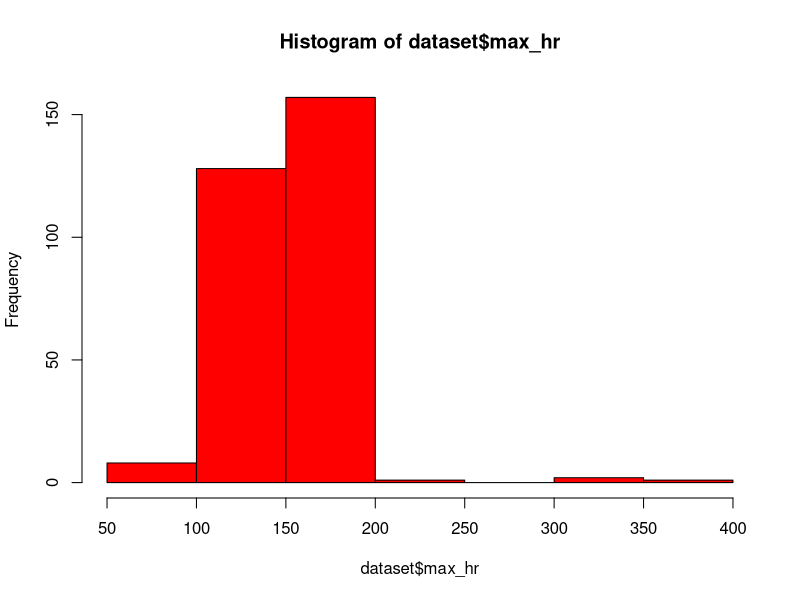
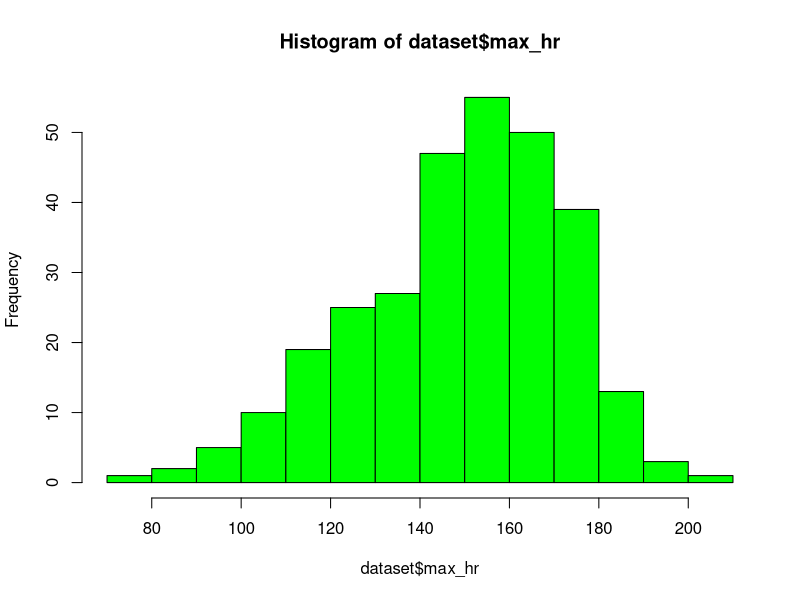
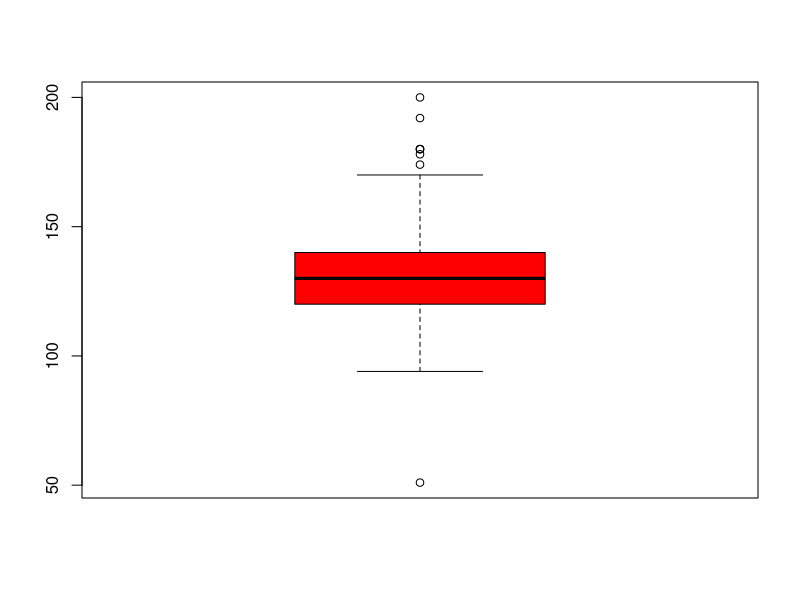
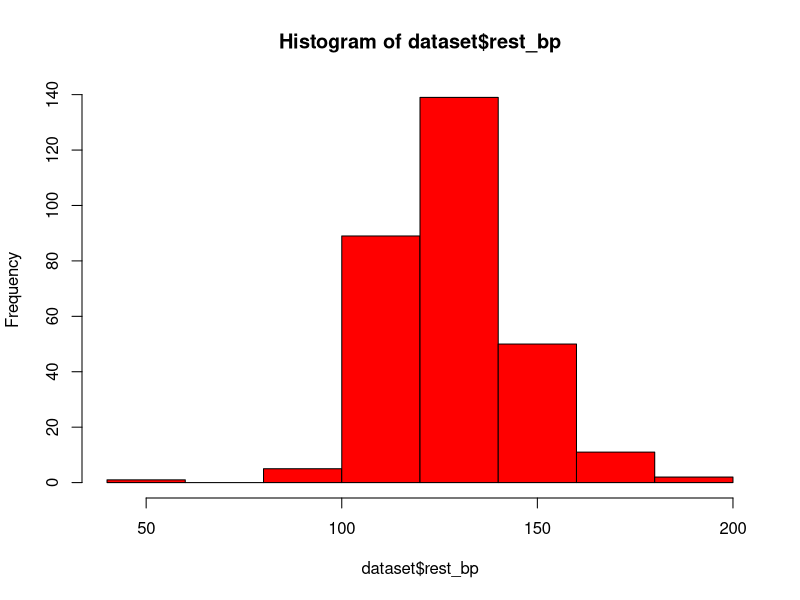
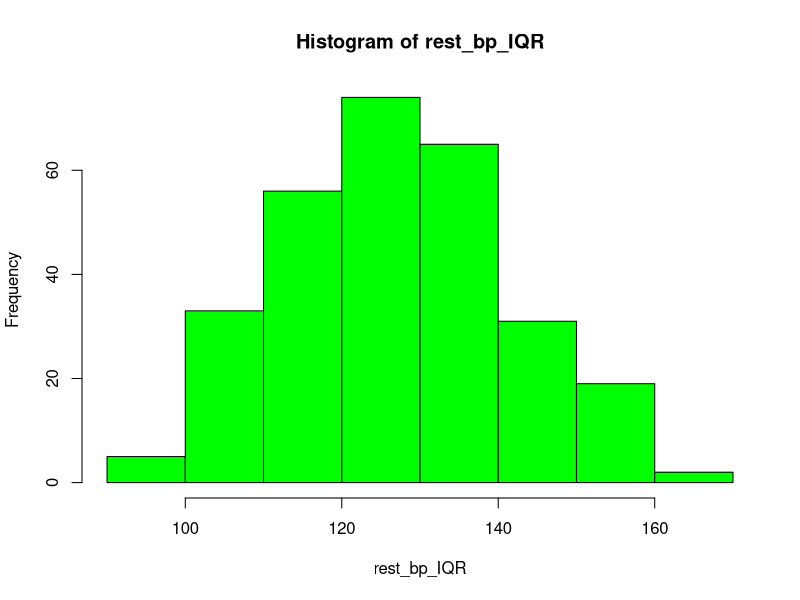
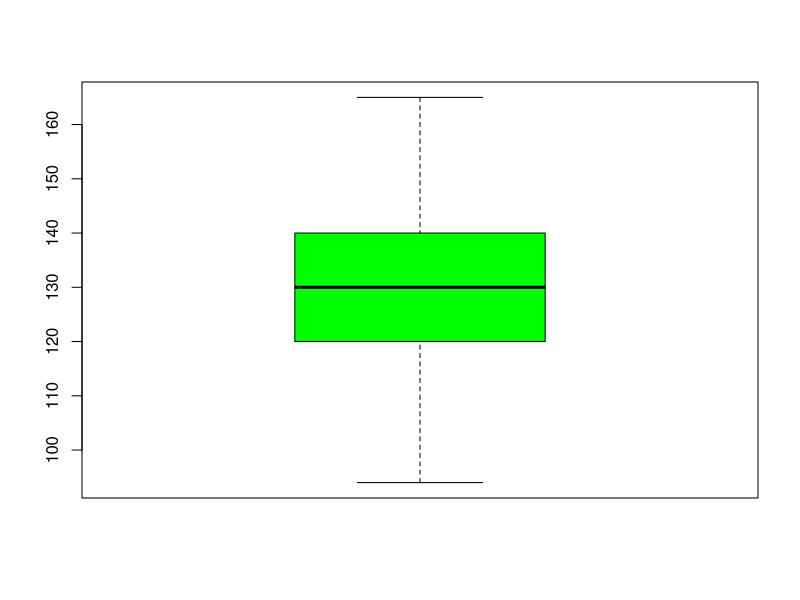
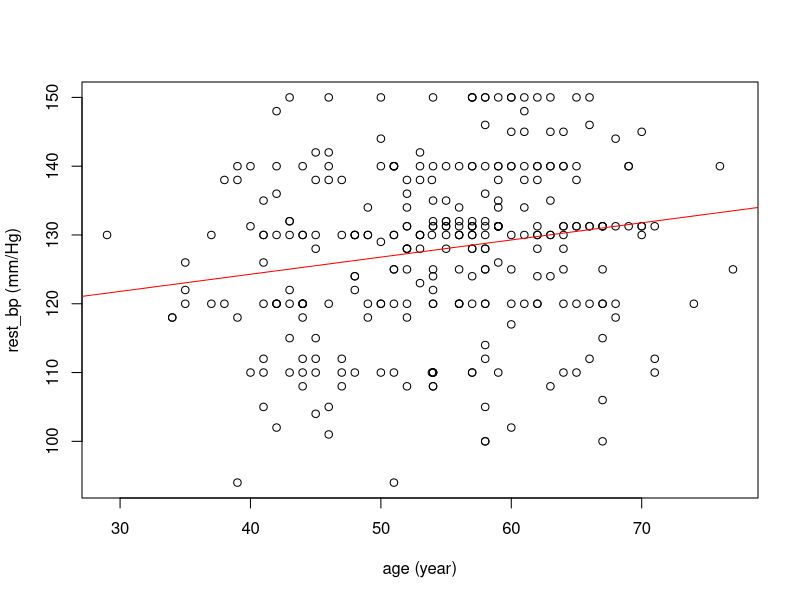
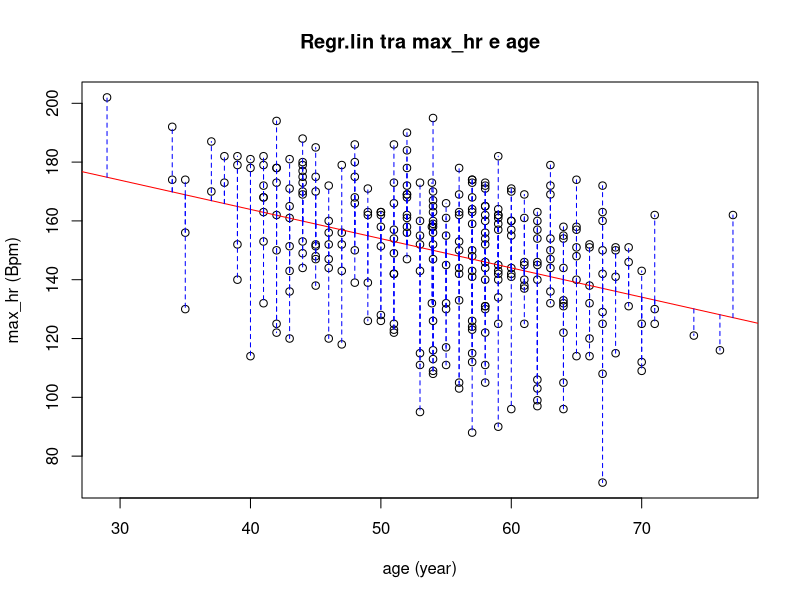

R code for these plots, in order:


# 1.Caricare il dataset heart.csv e analizzarne dettagliatamente la struttura.


dataset <- read.csv("heart.csv", header = TRUE, stringsAsFactors = FALSE)
str (dataset)
View(dataset)




# 1.1 Controllare se sono presenC valori NA e, nel caso, rimuoverli.


controllo_isn <- function(dataset)
{
  count_isn <- sum(is.na(dataset))
  if (count_isn > 0 )
  {
    print("nel database sono presenti i valori NULL")
    count_isn
  }
  else
  {
    print("nel dataset non sono presenti valori NULL!")
  }
}
# questo ciclo if fatto sopra mi stampa a video se ci sono o meno dei valori NULL nel dataset





controllo_isn(dataset) 


# 2.1 Rimuovere le colonne ritenute non necessarie.



dataset <- na.omit(dataset) 




# elimino anche la colonna X perchè da me ritenuta inutile
dataset <- subset(dataset, select = - x)





# Rinominare le colonne in maniera appropriata e descrivere, tramite un commento
# testuale, il tipo di ogni attributo (nominale, ordinale, di intervallo o di rapporto).




# stampo inizialmente il mio dataset per controllare se vanno rinominate
# le colonne in modo appropriato
str(dataset)




# 3.Rinominare le colonne in maniera appropriata e descrivere il tipo di ogni attributo
# (nominale, ordinale, di intervallo o di rapporto).




names(dataset)[names(dataset) == "cp"] <- "chest_pain"


names(dataset)[names(dataset) == "trestbps"] <- "rest_bp"


names(dataset)[names(dataset) == "chol"] <- "cholesterol"


names(dataset)[names(dataset) == "thalach"] <- "max_hr"


names(dataset)[names(dataset) == "exang"] <- "exercise_angina"


names(dataset)[names(dataset) == "thal"] <- "thalassemia"


names(dataset)[names(dataset) == "target"] <- "heart_disease"


names(dataset)[names(dataset) == "ca"] <- "n_vessels"


names(dataset)[names(dataset) == "restecg"] <- "rest_ecg"



# $ age            : int  63 37 41 56 57 57 56 44 52 57 ...           ORDINALE
# $ sex            : chr  "1" "1" "0" "1" ...                         NOMINALE
# $ chest_pain     : int  3 2 1 1 0 0 1 1 2 2 ...                     NOMINALE
# $ rest_bp        : int  145 130 130 120 120 140 140 120 51 150 ...  DI RAPPORTO
# $ cholesterol    : chr  "233" "250" "204" "236" ...                 DI INTERVALLO
# $ fbs            : int  1 0 0 0 0 0 0 0 1 0 ...                     DI RAPPORTO
# $ rest_ecg       : int  0 1 0 1 1 1 0 1 1 1 ...                     NOMINALE
# $ max_hr         : int  150 187 172 178 163 148 153 173 162 174 ... DI INTERVALLO
# $ exercise_angina: int  0 0 0 0 1 0 0 0 0 0 ...                     NOMINALE
# $ oldpeak        : num  2.3 3.5 1.4 0.8 0.6 0.4 1.3 0 0.5 1.6 ...   ORDINALE
# $ slope          : int  0 0 2 2 2 1 1 2 2 2 ...                     NOMINALE
# $ n_vessels      : int  0 0 0 0 0 0 0 0 0 0 ...                     ORDINALE
# $ thalassemia    : int  1 2 2 2 2 1 2 3 3 2 ...                     NOMINALE
# $ heart_disease  : int  1 1 1 1 1 1 1 1 1 1 ...                     NOMINALE





# 2.Trasformare i dati in modo che siano tecnicamente corretti.



#sex
dataset$sex[(dataset$sex == "0")] <- "F"
dataset$sex[(dataset$sex == "1")] <- "M" 
dataset$sex <- as.factor(dataset$sex)


# chest pain
dataset$chest_pain <- as.factor(dataset$chest_pain)


# colesterolo
dataset$cholesterol[(dataset$cholesterol == "undefined")] <- median(dataset$cholesterol)
dataset$cholesterol <- as.integer(dataset$cholesterol)


#fbs glicemia
dataset$fbs <- as.factor(dataset$fbs)


#rest electrocardiogramma
dataset$rest_ecg <- as.factor(dataset$rest_ecg)


#ex angina
dataset$exercise_angina <- as.factor(dataset$exercise_angina)


# slope
dataset$slope <- as.factor(dataset$slope)


# thalassemia
dataset$thalassemia <- as.factor(dataset$thalassemia)


# heart disease
dataset$heart_disease <- as.factor(dataset$heart_disease)


str(dataset)


# 4.Rinominare i livelli dei fattori in maniera appropriata, se necessario.


# levels for chest pain
levels(dataset$chest_pain)[levels(dataset$chest_pain)== 0 ] <- "asymptomatic"
levels(dataset$chest_pain)[levels(dataset$chest_pain)== 1 ] <- "nontypical_angina"
levels(dataset$chest_pain)[levels(dataset$chest_pain)== 2 ] <- "nonanginal_pain"
levels(dataset$chest_pain)[levels(dataset$chest_pain)== 3 ] <- "typical_angina"


# levels for fbs
levels(dataset$fbs)[levels(dataset$fbs)== 0 ] <- "False"
levels(dataset$fbs)[levels(dataset$fbs)== 1 ] <- "True"


# levels for rest_ecg
levels(dataset$rest_ecg)[levels(dataset$rest_ecg)== 0 ] <- "Ventricular_hypertrophy"
levels(dataset$rest_ecg)[levels(dataset$rest_ecg)== 1 ] <- "Normal"
levels(dataset$rest_ecg)[levels(dataset$rest_ecg)== 2 ] <- "Anomaly"


# levels for exer angina
levels(dataset$exercise_angina)[levels(dataset$exercise_angina)== 0 ] <- "No"
levels(dataset$exercise_angina)[levels(dataset$exercise_angina)== 1 ] <- "Yes"


# levels for slope
levels(dataset$slope)[levels(dataset$slope)== 0 ] <- "Descending"
levels(dataset$slope)[levels(dataset$slope)== 1 ] <- "Flat"
levels(dataset$slope)[levels(dataset$slope)== 2 ] <- "Ascending"


# levels for thalessimia
levels(dataset$thalassemia)[levels(dataset$thalassemia)== 0 ] <- "non_existent"
levels(dataset$thalassemia)[levels(dataset$thalassemia)== 1 ] <- "defect_corrected"
levels(dataset$thalassemia)[levels(dataset$thalassemia)== 2 ] <- "normal_blood"
levels(dataset$thalassemia)[levels(dataset$thalassemia)== 3 ] <- "reversible_defect"


# levels for heart disease
levels(dataset$heart_disease)[levels(dataset$heart_disease)==0] <- "Yes"
levels(dataset$heart_disease)[levels(dataset$heart_disease)==1] <- "No"


str(dataset)
# 5.Descrivere brevemente gli attributi.



# età: l'età della persona in anni
# sesso: il sesso della persona (1 = maschio, 0 = femmina)
# cp: tipo di dolore toracico - Valore 0: asintomatico - Valore 1: angina atipica - Valore 2: dolore non anginoso - Valore 3: angina tipica
# trestbps: la pressione sanguigna a riposo della persona (mm Hg al momento del ricovero in ospedale)
# chol: misura del colesterolo della persona in mg / dl
# fbs: glicemia a digiuno della persona (> 120 mg / dl, 1 = vero; 0 = falso)
# restecg: risultati elettrocardiografici a riposo - Valore 0: mostra probabile o definita ipertrofia ventricolare sinistra secondo i criteri di Estes - Valore 1: normale - Valore 2: con anomalia dell'onda ST-T (inversioni dell'onda T e / o elevazione o depressione ST> 0,05 mV )
# thalach: la frequenza cardiaca massima raggiunta dalla persona
# exang: angina indotta dall'esercizio (1 = si; 0 = no)
# oldpeak: depressione ST indotta dall'esercizio rispetto al riposo ("ST" si riferisce alle posizioni sul grafico ECG. Vedi di più qui)
# pendenza: la pendenza del segmento ST dell'esercizio di punta - 0: discesa; 1: piatto; 2: in salita 0: in discesa; 1: piatto; 2: rialzo
# ca: il numero di navi principali (0-3)
# tal: una malattia del sangue chiamata talassemia Valore 0: NULL (eliminato dal dataset precedente Valore 1: difetto corretto (nessun flusso sanguigno in alcune parti del cuore) Valore 2: flusso sanguigno normale Valore 3: difetto reversibile (si osserva un flusso sanguigno ma non è normale)
# target: malattie cardiache (1 = no, 0 = sì)


# 1.Trasformare i dati in modo che siano consistenti. Assumere, ad esempio, che la
# frequenza cardiaca massima non possa essere superiore a 222, sostituendo i valori
# maggiori di 222 con il valore medio della variabile.



hist(dataset$max_hr, col = "red")
dataset$max_hr[dataset$max_hr > 222] <- mean(dataset$max_hr)
hist(dataset$max_hr,  col= "green")





# 2.Trasformare i dati in modo che siano consistenti. Assumere come outlier, ad
# esempio, i valori relativi alla pressione sanguigna a riposo che non rispettano la
# 1.5xIQR Rule. Individuare e rimuovere tali valori.



boxplot(dataset$rest_bp, col = c("red"))
hist(dataset$rest_bp, col = "red")
Q3 <- quantile(dataset$rest_bp, 0.75)
Q1 <- quantile(dataset$rest_bp, 0.25)




IQR<-(Q3-Q1)
left<- (Q1-(1.5*IQR))
right<- (Q3+(1.5*IQR))



rest_bp_IQR <- dataset$rest_bp[dataset$rest_bp > left & dataset$rest_bp < right]



hist(rest_bp_IQR, col = "green")
boxplot(rest_bp_IQR, col = "green")





# 3.Trasformare i dati in modo che siano consistenti. Sono necessarie altre
# trasformazioni? Se si, quali?
View(dataset)
summary(dataset$age)


dataset$age <- as.integer(dataset$age)
dataset$age[dataset$age < 0 | dataset$age > 120] <- mean(dataset$age)


summary(dataset$age)


summary(dataset$rest_bp)


dataset$rest_bp[dataset$rest_bp < 70 | dataset$rest_bp > 150] <- mean(dataset$rest_bp)


summary(dataset$rest_bp)
View(dataset)

#   4.Visualizzare, prima e dopo le trasformazioni, i grafici ritenuti più opportuni.
#    5. analisi descrittiva con i grafici


# 1. Analizzare la relazione tra due variabili del dataset attraverso la regressione lineare semplice e determinare: 
# • il grafico del modello; 
# • il coefficiente angolare e l’intercetta (interpretabile) della retta di regressione; 
# • il tipo di relazione tramite re la bontà del modello tramite R!; 
# • l’analisi dei residui e la distribuzione in quantili, con i relativi grafici. 

summary(dataset$age)
# Min. 1st Qu.  Median    Mean 3rd Qu.    Max. 
# 29.00   48.00   55.00   54.49   61.00   77.00

summary(dataset$rest_bp)
# Min. 1st Qu.  Median    Mean 3rd Qu.    Max. 
# 94.0   120.0   130.0   127.9   138.0   150.0 


# regressione lineare tra rest_bp e age
# importante l'unità di misura!!!
plot(dataset$age, dataset$rest_bp, xlab = "age (year)", ylab= "rest_bp (mm/Hg)")

# invertire l'ordine!
reg0 <- lm(dataset$rest_bp ~ dataset$age)

# per disegnare la retta di regressione lineare
abline (reg0, col = "red")

# reg0 --> abbiamo visto che tra age e rest_bp non c'è correlazione
# Call:
#   lm(formula = dataset$rest_bp ~ dataset$age)
# 
# Coefficients:
#   (Intercept)  dataset$age  
# 114.3157       0.2495  


summary(dataset$age)
# Min. 1st Qu.  Median    Mean 3rd Qu.    Max. 
# 29.00   48.00   55.00   54.49   61.00   77.00

summary(dataset$max_hr)
# Min. 1st Qu.  Median    Mean 3rd Qu.    Max. 
# 71.0   134.0   152.0   149.5   166.0   202.0 


# regressione lineare tra max_hr e age
# importante l'unità di misura!!!
plot(dataset$age, dataset$max_hr, xlab = "age (year)", ylab= "max_hr (Bpm)")

# invertire l'ordine!
reg0 <- lm(dataset$max_hr ~ dataset$age)

# per disegnare la retta di regressione lineare
abline (reg0, col = "red")


# per visualizzare i residui
# x di partenza, y di partenza
# x di arrivo, y di arrivo
# colore, tipo tratto

segments(dataset$age, fitted(reg0), dataset$age, dataset$max_hr, col = "blue", lty = 2)
title(main = "Regr.lin tra max_hr e age")

summary(reg0)

# Call:
#   lm(formula = dataset$max_hr ~ dataset$age)
# 
# Residuals:
#   Min      1Q  Median      3Q     Max 
# -66.030 -11.919   4.046  16.010  45.036 
# 
# Coefficients:
#   Estimate Std. Error t value Pr(>|t|)    
# (Intercept) 203.6911     7.6023  26.793  < 2e-16 ***
#   dataset$age  -0.9949     0.1377  -7.226 4.27e-12 ***
#   ---
#   Signif. codes:  0 ‘***’ 0.001 ‘**’ 0.01 ‘*’ 0.05 ‘.’ 0.1 ‘ ’ 1
# 
# Residual standard error: 21.16 on 295 degrees of freedom
# Multiple R-squared:  0.1504,	Adjusted R-squared:  0.1475 
# F-statistic: 52.21 on 1 and 295 DF,  p-value: 4.275e-12



# calcolo il coefficiente di correlazione lineare
r0 <- cor(dataset$max_hr, dataset$age)
r0
# [1] -0.3877871

# R^2 = 0.1503788 coefficiente di determinazione
rq0 <- r0^2
rq0
# [1] 0.1503788

r0 <- cov(dataset$max_hr, dataset$age) / (sd(dataset$max_hr) * sd(dataset$age))
r0
r0^2


# analisi dei residui


plot(reg0$fitted, reg0$residuals, main = "Residui")
abline(0,0)

# distribuzione in quantili confrontabile con
# quella di una normale

qqnorm(reg0$residuals)
qqline(reg0$residuals)


# 2. Creare un data frame contenente 10 osservazioni (non presenti nel dataset) ed effettuare delle previsioni.


altezza <- c(174, 166, 173, 171, 168, 167, 165,
             164, 181, 185)
summary(altezza)
## Min. 1st Qu. Median Mean 3rd Qu.
# Max.
## 164.0 166.2 169.5 171.4 173.8 185.0

peso <- c(75, 63, 70, 71, 68, 68, 64, 60, 86, 91)
summary(peso)
# test



# 1. Applicare un modello di Machine Learning a scelta, misurandone l’accuratezza sul test set. 
# 2. Descrivere brevemente il funzionamento del modello scelto.



























